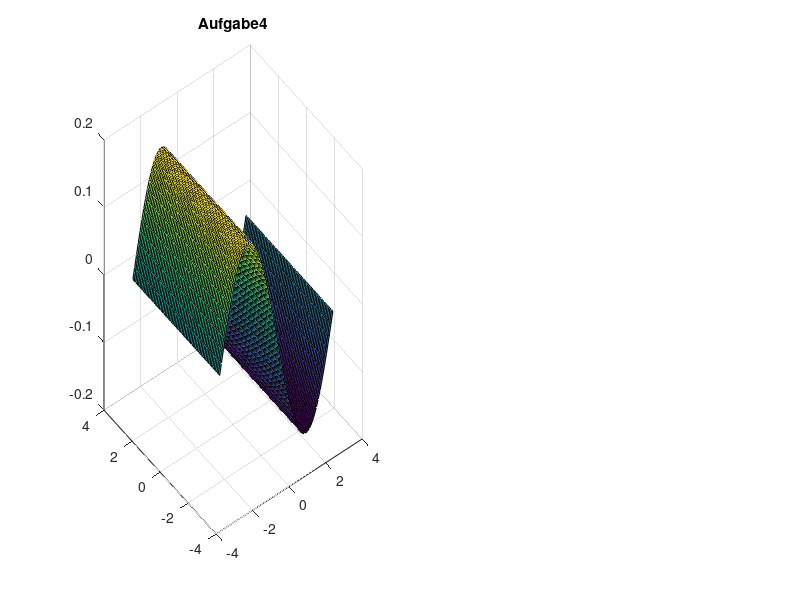

Write the MATLAB code that produced this figure. (Note: this script raises an error after producing the figure.)
[X,Y] = meshgrid(-pi:0.1:pi);
Z = cos(X) * sin(Y)';


subplot(1, 2, 1);

surf(X,Y,Z);

% Create title
title('Aufgabe4');

% Create subtitle
subtitle('surf');

% Create ylabel
ylabel('y-Achse');

% Create xlabel
xlabel('x-Achse');

% Create zlabel
zlabel('z-Achse');


subplot(1, 2, 2);

surfc(X,Y,Z);

% Create subtitle
subtitle('surfc');

% Create ylabel
ylabel('y-Achse');

% Create xlabel
xlabel('x-Achse');

% Create zlabel
zlabel('z-Achse');